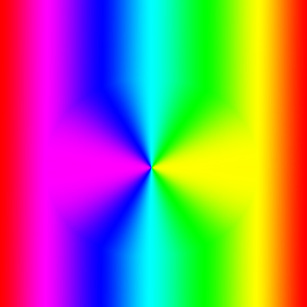
%> input picture img_3.jpg, 307 x 307 px
$ octave ep2.m   (GNU Octave 9; MATLAB toolbox functions it lacks are replaced by stand-ins)
%> lines starting %> are read from the running program, lines starting %| are printed output that depends on the picture
### compress.m
function [compressedImg] = compress(originalImg, k)
    [p, p, c] = size(originalImg);
    n = floor((p+k)/(1+k));

    imgM = zeros(n, n, c);
    for a = 1 : c
       for x = 1 : n
           for y = 1 : n
               imgM(x,y,a) = originalImg((x-1)*(k+1) + 1, (y-1)*(k+1) + 1, a);
           end
       end
    end

    imwrite(uint8(imgM), 'compressed.png', 'png');
    compressedImg = imread('compressed.png', 'png');
end

### decompress.m
function [decompressedImg] = decompress(compressedImg, method, k, h)
    [n, n, c] = size(compressedImg);
    p = n + (n-1)*k;

    imgM = zeros(p, p, c);
    for a = 1 : c
       for x = 1 : n
           for y = 1 : n
               imgM((x-1)*(k+1) + 1, (y-1)*(k+1) + 1, a) = compressedImg(x, y, a);
           end
       end
    end

    if method == 1
        %Bilinear
        H = [1, 0, 0, 0; 1, 0, h, 0; 1, h, 0, 0; 1, h, h, h*h];
        A = zeros(4, 1);
        F = zeros(4, 1);

        for i = 1 : h - 1 : p-h+1
            for j = 1 : h - 1 : p-h+1
                for a = 1 : c
                    F = [imgM(i, j, a); imgM(i, j+h-1, a); imgM(i+h-1, j, a); imgM(i+h-1, j+h-1, a)];
                    A = H\F;
                    %Procura os pontos a ser interpolados
                    for x = i : i + h - 1
                       for y = j : j + h - 1
                           %O ponto encontrado pertence ao Quadrado
                           if (x ~= i || y ~= j) && (x ~= i || y ~= j + h - 1) && (x ~= i + h - 1 || y ~= j) && (x ~= i + h - 1 || y ~= j + h - 1)
                               imgM(x, y, a) = A(1,1) + A(2,1)*(x-i) + A(3,1)*(y-j) + A(4,1)*(x-i)*(y-j);
                           end
                       end
                    end
                end
            end
        end
    else
        %Bicúbico
        B = [1, 0, 0, 0; 1, h, h*h, h*h*h; 0, 1, 0, 0; 0, 1, 2*h, 3*h*h];
        A = zeros(4, 4);
        F = zeros(4, 4);

        for i = 1 : h - 1 : p-h+1
            for j = 1 : h - 1 : p-h+1
                for a = 1 : c
                    F = [imgM(i, j, a), imgM(i, j+h-1, a), dfy(imgM, a, i, j, h, p), dfy(imgM, a, i, j+h-1, h, p);
                         imgM(i+h-1, j, a), imgM(i+h-1, j+h-1, a), dfy(imgM, a, i+h-1, j, h, p), dfy(imgM, a, i+h-1, j+h-1, h, p);
                         dfx(imgM, a, i, j, h, p), dfx(imgM, a, i, j+h-1, h, p), dfxy(imgM, a, i, j, h, p), dfxy(imgM, a, i, j+h-1, h, p);
                         dfx(imgM, a, i+h-1, j, h, p), dfx(imgM, a, i+h-1, j+h-1, h, p), dfxy(imgM, a, i+h-1, j, h, p), dfxy(imgM, a, i+h-1, j+h-1, h, p)
                        ];
                    A = (B\F)*inv(transpose(B));
                    %Procura os pontos a ser interpolados
                    for x = i : i + h - 1
                       for y = j : j + h - 1
                           %O ponto encontrado pertence ao Quadrado
                           if (x ~= i || y ~= j) && (x ~= i || y ~= j + h - 1) && (x ~= i + h - 1 || y ~= j) && (x ~= i + h - 1 || y ~= j + h - 1)
                               VX = [1, x-i, (x-i)*(x-i), (x-i)*(x-i)*(x-i)];
                               VY = [1; y-j; (y-j)*(y-j); (y-j)*(y-j)*(y-j)];
                               imgM(x, y, a) = VX * A * VY;
                           end
                       end
                    end
                end
            end
        end
    end
    imwrite(uint8(imgM), 'decompressed.png', 'png');
    decompressedImg = imread('decompressed.png', 'png');
end

### calculateError.m
function err = calculateError(originalImg, decompressedImg)
    orig = double(originalImg);
    dec = double(decompressedImg);
    errR = norm(orig(:,:,1) - dec(:,:,1))/norm(orig(:,:,1));
    errG = norm(orig(:,:,2) - dec(:,:,2))/norm(orig(:,:,2));
    errB = norm(orig(:,:,3) - dec(:,:,3))/norm(orig(:,:,3));
    err = (errR + errG + errB)/3;
end

### ep2.m
clear variables;

imgM = zeros(442, 442);
for a = 1 : 3
    for x = 1 : 442
       for y = 1 : 442
           if a == 1
               imgM(x,y, a) = x*x*(sin(1/(x-20)));
           elseif a == 2
               imgM(x,y, a) = y*y*(sin(1/(y-20)));
           else
               imgM(x,y, a) = 2;
           end
       end
    end
end

imwrite(uint8(imgM), 'plot.png', 'png');

imgFileName = input('Informe o nome da imagem: ', 's');
%> the answer given: img_3.jpg
method = input('Informe o método de descompressão da imagem (1- Bilinear, 2 - Bicúbico): ');
%> the answer given: 1
k = input('Informe o valor de k: ');
%> the answer given: 3
originalImg = imread(imgFileName);
%> originalImg is the input picture: size 307x307x3 uint8; mean R, G, B 147.7, 123.4, 122.1
compressedImg = compress(originalImg, k);
%> after the loop in compress, `for a = 1 : c`:
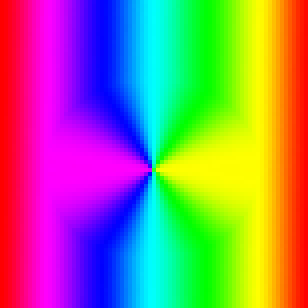
%> imgM: size 77x77x3 double (shown 4 times larger); mean R, G, B 148, 123, 121.7
decompressedImg = decompress(compressedImg, method, k, k+2);
%> after the loop in decompress, `for a = 1 : c`:
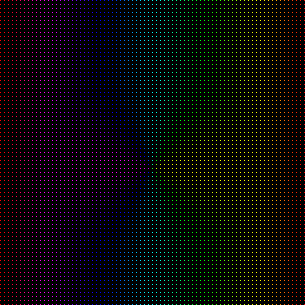
%> imgM: size 305x305x3 double; mean R, G, B 9.4, 7.8, 7.8
%> in decompress, `imwrite(uint8(imgM), 'decompressed.png', 'png');`:
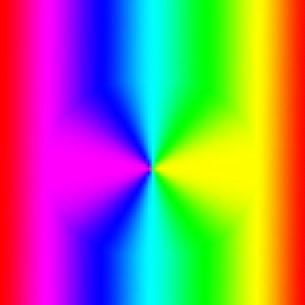
%> saved as decompressed.png: size 305x305x3 uint8; mean R, G, B 147.1, 124.1, 122.9; mean of the top-left, top-right, bottom-left and bottom-right quarters 128.7, 129.3, 133.9, 133.6

err = calculateError(originalImg, decompressedImg);
%> the run ends on the next line

$ run again, on img_2.png
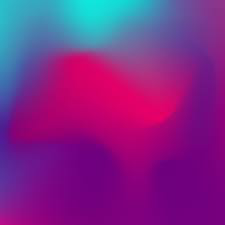
%> input picture img_2.png, 225 x 225 px
%> originalImg is the input picture: size 225x225x3 uint8; mean R, G, B 126.8, 40.5, 136.9
%> after the loop in decompress, `for a = 1 : c`:
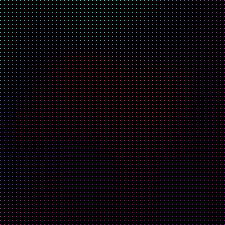
%> imgM: size 225x225x3 double; mean R, G, B 8.1, 2.6, 8.8
%> errR = 0.0053
%> errG = 0.00635
%> errB = 0.00271
%> in calculateError, `err = (errR + errG + errB)/3;`: err = 0.00478
%| Erro: 0.004784

$ run again, on img_4.jpeg
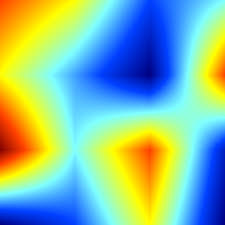
%> input picture img_4.jpeg, 225 x 225 px
%> originalImg is the input picture: size 225x225x3 uint8; mean R, G, B 139.3, 188, 159.2
%> after the loop in compress, `for a = 1 : c`:
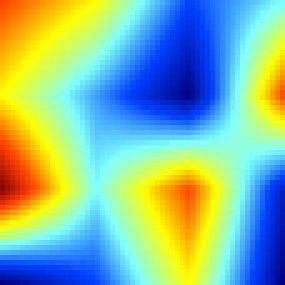
%> imgM: size 57x57x3 double (shown 5 times larger); mean R, G, B 139, 186.6, 158.3
%> after the loop in decompress, `for a = 1 : c`:
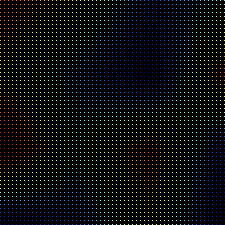
%> imgM: size 225x225x3 double; mean R, G, B 8.9, 12, 10.2
%> errR = 0.00596
%> errG = 0.00482
%> errB = 0.00628
%> in calculateError, `err = (errR + errG + errB)/3;`: err = 0.00569
%| Erro: 0.005687
